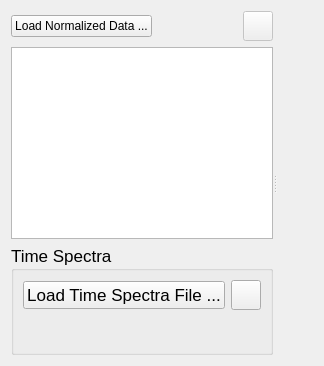
              <widget class="QWidget" name="tab_3">
               <attribute name="title">
                <string>Work with normalized Data</string>
               </attribute>
               <layout class="QVBoxLayout" name="verticalLayout_8">
                <item>
                 <widget class="QSplitter" name="normalized_splitter">
                  <property name="orientation">
                   <enum>Qt::Horizontal</enum>
                  </property>
                  <widget class="QWidget" name="layoutWidget">
                   <layout class="QVBoxLayout" name="verticalLayout_12">
                    <item>
                     <layout class="QHBoxLayout" name="horizontalLayout_2">
                      <item>
                       <widget class="QPushButton" name="import_normalized_data">
                        <property name="sizePolicy">
                         <sizepolicy hsizetype="Fixed" vsizetype="Fixed">
                          <horstretch>0</horstretch>
                          <verstretch>0</verstretch>
                         </sizepolicy>
                        </property>
                        <property name="text">
                         <string>Load Normalized Data ...</string>
                        </property>
                       </widget>
                      </item>
                      <item>
                       <widget class="QLabel" name="normalized_folder">
                        <property name="text">
                         <string/>
                        </property>
                       </widget>
                      </item>
                      <item>
                       <spacer name="horizontalSpacer">
                        <property name="orientation">
                         <enum>Qt::Horizontal</enum>
                        </property>
                        <property name="sizeHint" stdset="0">
                         <size>
                          <width>40</width>
                          <height>20</height>
                         </size>
                        </property>
                       </spacer>
                      </item>
                      <item>
                       <widget class="QPushButton" name="normalized_infos_pushButton">
                        <property name="enabled">
                         <bool>false</bool>
                        </property>
                        <property name="minimumSize">
                         <size>
                          <width>30</width>
                          <height>30</height>
                         </size>
                        </property>
                        <property name="maximumSize">
                         <size>
                          <width>30</width>
                          <height>30</height>
                         </size>
                        </property>
                        <property name="text">
                         <string/>
                        </property>
                       </widget>
                      </item>
                     </layout>
                    </item>
                    <item>
                     <widget class="QListWidget" name="list_normalized">
                      <property name="editTriggers">
                       <set>QAbstractItemView::NoEditTriggers</set>
                      </property>
                      <property name="alternatingRowColors">
                       <bool>true</bool>
                      </property>
                      <property name="selectionMode">
                       <enum>QAbstractItemView::ExtendedSelection</enum>
                      </property>
                      <property name="selectionBehavior">
                       <enum>QAbstractItemView::SelectRows</enum>
                      </property>
                     </widget>
                    </item>
                    <item>
                     <widget class="QGroupBox" name="time_spectra_groupbox">
                      <property name="minimumSize">
                       <size>
                        <width>0</width>
                        <height>110</height>
                       </size>
                      </property>
                      <property name="maximumSize">
                       <size>
                        <width>16777215</width>
                        <height>110</height>
                       </size>
                      </property>
                      <property name="font">
                       <font>
                        <pointsize>13</pointsize>
                       </font>
                      </property>
                      <property name="title">
                       <string>Time Spectra</string>
                      </property>
                      <layout class="QVBoxLayout" name="verticalLayout_4">
                       <item>
                        <layout class="QHBoxLayout" name="horizontalLayout_7">
                         <item>
                          <widget class="QPushButton" name="import_time_spectra_button_2">
                           <property name="sizePolicy">
                            <sizepolicy hsizetype="Fixed" vsizetype="Fixed">
                             <horstretch>0</horstretch>
                             <verstretch>0</verstretch>
                            </sizepolicy>
                           </property>
                           <property name="text">
                            <string>Load Time Spectra File ...</string>
                           </property>
                          </widget>
                         </item>
                         <item>
                          <spacer name="horizontalSpacer_6">
                           <property name="orientation">
                            <enum>Qt::Horizontal</enum>
                           </property>
                           <property name="sizeHint" stdset="0">
                            <size>
                             <width>40</width>
                             <height>20</height>
                            </size>
                           </property>
                          </spacer>
                         </item>
                         <item>
                          <widget class="QPushButton" name="preview_time_spectra_normalized_button">
                           <property name="sizePolicy">
                            <sizepolicy hsizetype="Fixed" vsizetype="Fixed">
                             <horstretch>0</horstretch>
                             <verstretch>0</verstretch>
                            </sizepolicy>
                           </property>
                           <property name="minimumSize">
                            <size>
                             <width>30</width>
                             <height>30</height>
                            </size>
                           </property>
                           <property name="maximumSize">
                            <size>
                             <width>30</width>
                             <height>30</height>
                            </size>
                           </property>
                           <property name="text">
                            <string/>
                           </property>
                          </widget>
                         </item>
                        </layout>
                       </item>
                       <item>
                        <layout class="QHBoxLayout" name="horizontalLayout_9">
                         <item>
                          <widget class="QLabel" name="time_spectra_folder_2">
                           <property name="sizePolicy">
                            <sizepolicy hsizetype="Preferred" vsizetype="Preferred">
                             <horstretch>0</horstretch>
                             <verstretch>0</verstretch>
                            </sizepolicy>
                           </property>
                           <property name="autoFillBackground">
                            <bool>false</bool>
                           </property>
                           <property name="text">
                            <string/>
                           </property>
                          </widget>
                         </item>
                         <item>
                          <widget class="QLabel" name="time_spectra_2">
                           <property name="text">
                            <string/>
                           </property>
                          </widget>
                         </item>
                         <item>
                          <spacer name="horizontalSpacer_9">
                           <property name="orientation">
                            <enum>Qt::Horizontal</enum>
                           </property>
                           <property name="sizeHint" stdset="0">
                            <size>
                             <width>40</width>
                             <height>20</height>
                            </size>
                           </property>
                          </spacer>
                         </item>
                        </layout>
                       </item>
                      </layout>
                     </widget>
                    </item>
                   </layout>
                  </widget>
                  <widget class="QWidget" name="normalized_preview_widget" native="true">
                   <property name="sizePolicy">
                    <sizepolicy hsizetype="Preferred" vsizetype="Expanding">
                     <horstretch>0</horstretch>
                     <verstretch>0</verstretch>
                    </sizepolicy>
                   </property>
                   <property name="minimumSize">
                    <size>
                     <width>0</width>
                     <height>0</height>
                    </size>
                   </property>
                   <property name="sizeIncrement">
                    <size>
                     <width>0</width>
                     <height>50</height>
                    </size>
                   </property>
                   <property name="baseSize">
                    <size>
                     <width>0</width>
                     <height>300</height>
                    </size>
                   </property>
                  </widget>
                 </widget>
                </item>
               </layout>
              </widget>
